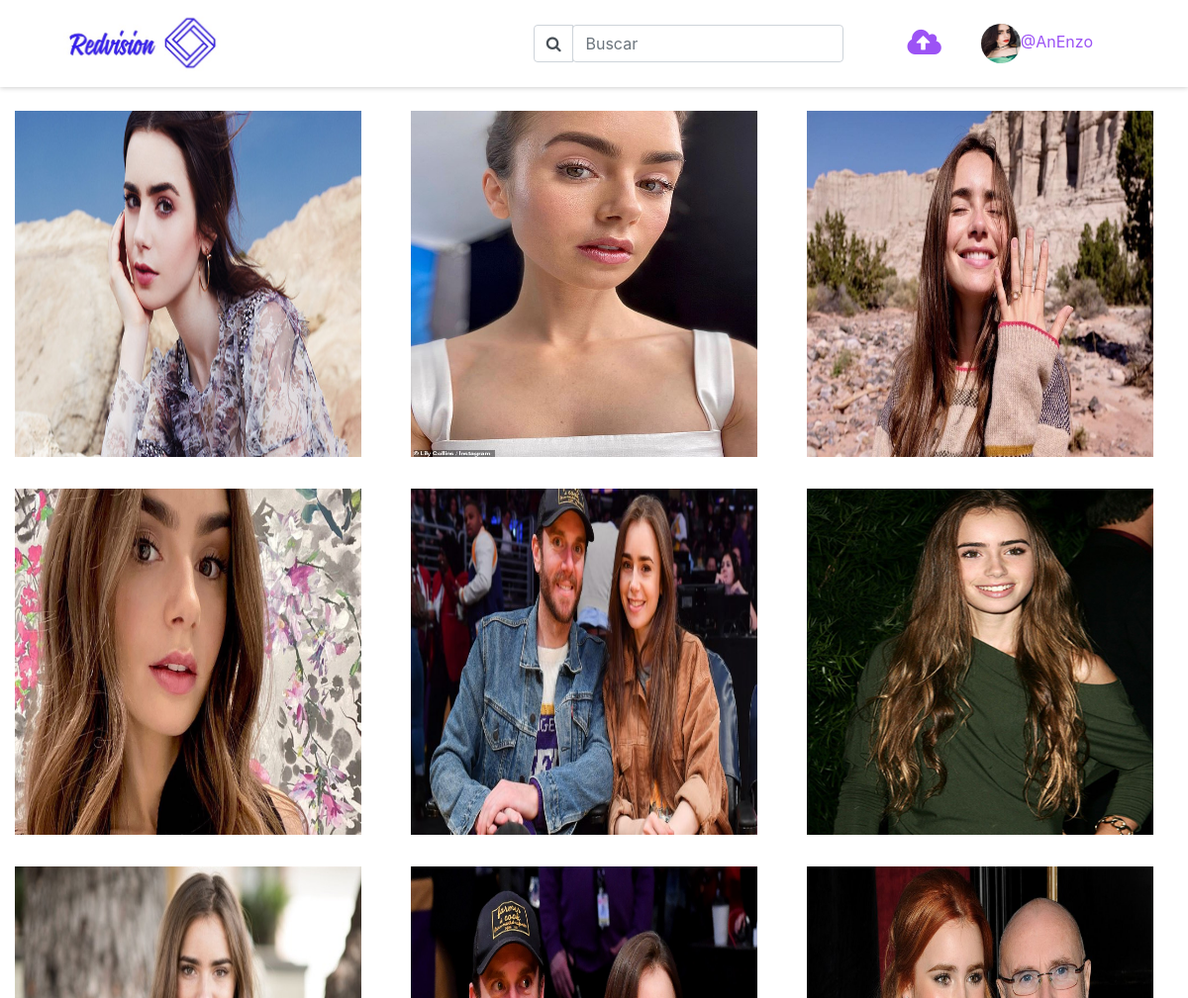
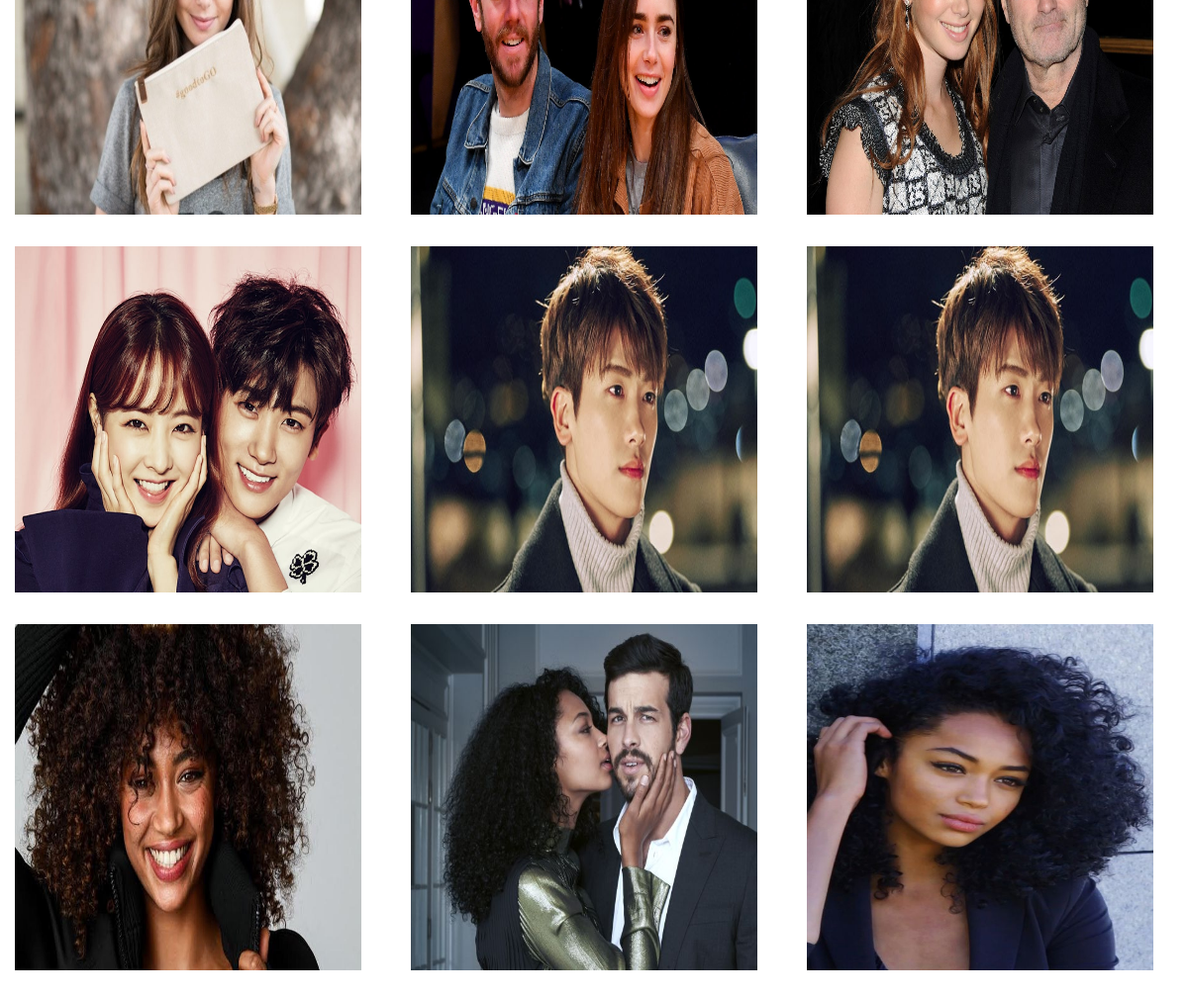
/dashboard (signed in), run on the app's committed database (2 pictures, top to bottom).
### modelos.py (models this page shows, shortened)
class Usuarios(db.Model):
    id = db.Column(db.Integer(),primary_key=True)
    nombre = db.Column(db.String())
    apellido = db.Column(db.String())
    nombreUsuario = db.Column(db.String())
    correo = db.Column(db.String())
    contraseña = db.Column(db.String())
    fecha = db.Column(db.String())
    activo = db.Column(db.Boolean())
    imgPerfil = db.Column(db.String())

class Imagenes(db.Model):
    id = db.Column(db.Integer(),primary_key=True)
    id_usuario = db.Column(db.Integer())
    nombre = db.Column(db.String())
    descripcion = db.Column(db.String())
    url = db.Column(db.String())
    publico = db.Column(db.Boolean())
    fecha = db.Column(db.String())

### controlador.py (the view)
@app.route('/dashboard',methods=['GET','POST'])
def dashboard():
    busqueda = request.args.get("buscar")
    if 'nombreUsuario' in session:
        usuario = Usuarios.query.filter_by(nombreUsuario=session["nombreUsuario"]).first()
        print(usuario)
        if busqueda == None or busqueda == "" :
            print("entro")
            imagenes = Imagenes.query.filter_by(publico=True)
            return render_template('dashboard.html',imagenes = imagenes,  usuario = usuario)
        else:
            imagenes = BuscarImagenesDashboard(busqueda)
            return render_template('dashboard.html',imagenes = imagenes, usuario = usuario)
    else:
        return redirect(url_for('index'))

### templates/dashboard.html (shortened to what this page needs)
{% extends 'base.html'%}
{% block body %}
  <div class="pt-5 mt-5 container-fluid mb-5">
    <div class="row">
  {% for image in imagenes %}
        <div class="col-4 mb-3 mt-3">
          <img class="din4 pointer" src=" {{url_for('static', filename=image.url)}} " download  data-toggle="modal" data-target="#ModalImageD{{image.id}}" alt="foto"  >
        </div>
      {% endfor %}
    </div>
  </div>
{% endblock %}

### templates/base.html (shortened to what this page needs)
<!DOCTYPE html>
<html lang="es">
<head>
        <link rel="stylesheet" href="{{url_for('static', filename='assets/font-awesome-4.7.0/css/font-awesome.min.css')}}">
        <link rel="stylesheet" href="{{url_for('static', filename='assets/bootstrap/css/bootstrap.min.css')}}" />
        <link rel="stylesheet" href="{{url_for('static', filename='assets/kartik/css/fileinput.min.css')}}">
        <link rel="stylesheet" href="{{url_for('static', filename='css/index.css')}}" />
</head>
<body>
    <header>
        <nav class="navbar fixed-top menu">
          <a href="/dashboard" class="ml-5">
            <img height="70px"src="{{url_for('static', filename='img/logo.jpeg')}}" alt="logo redvision" />
          </a>
          <ul class="nav navbar justify-content-end mr-5">
            <li class="nav-item pr-3 mr-5">
              <div class="input-group">
                <div class="input-group-prepend">
                  <div class="input-group-text input-group-fondo" id="btnGroupAddon">
                    <i class="fa fa-search" aria-hidden="true"></i>
                  </div>
                </div>
                <form action="/dashboard" method="GET">
                  <input name="buscar" type="text submit" class="form-control" placeholder="Buscar" aria-label="Input group example" aria-describedby="btnGroupAddon">
                </form>
              </div>
            </li>
            <li class="nav-item mr-4" style="cursor: pointer;" data-toggle="modal" data-target="#imageUpload">
              <i class="fa fa-cloud-upload fa-2x icon-user" data-toggle="tooltip" data-placement="bottom" title="Subir Imagen" aria-hidden="true" ></i>
            </li>
                <li class="nav-item dropdown">
                <a class="nav-link dropdown-toggle text-black" data-toggle="dropdown" href="#" role="button" aria-haspopup="true" aria-expanded="false"><img height="40px" width="40px"  style="border-radius: 50%;" src="{{url_for('static', filename=usuario.imgPerfil)}}"  alt="perfil"><span class="icon-user">@{{session['nombreUsuario']}}</span></a>
              </li>
          </ul>
        </nav>
    </header>
    {% block body %}
    {% endblock %}
</body>
</html>

### static/css/index.css (style rules this page uses)
.menu { background-color: white; -webkit-box-shadow: 0px 1px 5px 0px rgba(0, 0, 0, 0.192); -moz-box-shadow: 0px 1px 5px 0px rgba(0, 0, 0, 0.192); box-shadow: 0px 1px 5px 0px rgba(0, 0, 0, 0.192); }
.icon-user { color: #9C53F5; }
.input-group-fondo { background-color: transparent !important; }
.dropdown-toggle::after { display: none; }
.din4 { position: relative; height: 350px; width: 350px; }
.pointer { cursor: pointer; }

### data on the page
Usuarios: nombreUsuario "AnEnzo"
Imagenes: shows a picture
Imagenes: shows a picture
Imagenes: shows a picture
Imagenes: shows a picture
Imagenes: shows a picture
Imagenes: shows a picture
Imagenes: shows a picture
Imagenes: shows a picture
Imagenes: shows a picture
Imagenes: shows a picture
Imagenes: shows a picture
Imagenes: shows a picture
Imagenes: shows a picture
